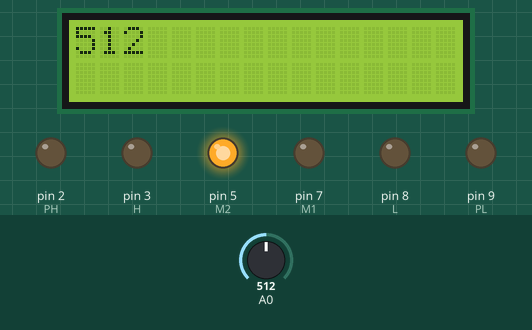
Recording of a sketch running on a simulated Arduino Uno, built with avr-gcc and run on an emulated ATmega328P. Shown: 16×2 character LCD, output pins drawn as LEDs (lit = HIGH). The test bench sets the inputs (shaded band); at power-on: A0 = 512. What the sketch prints to the serial monitor is not drawn.

Above: at 1.2 s.
1.3 s: A0 set to 490
At 2.7 s:
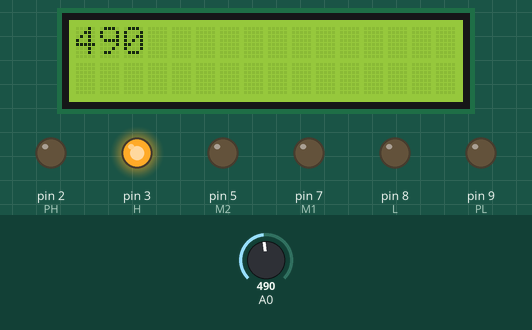
3.0 s: A0 set to 290
At 3.4 s:
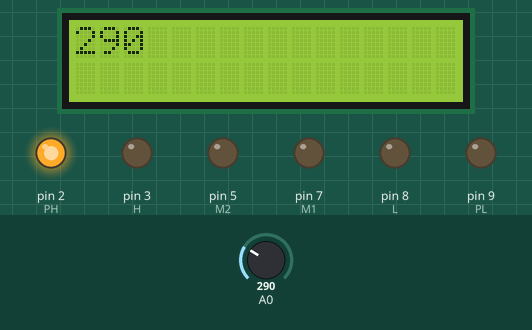
4.6 s: A0 set to 710
At 5.2 s:
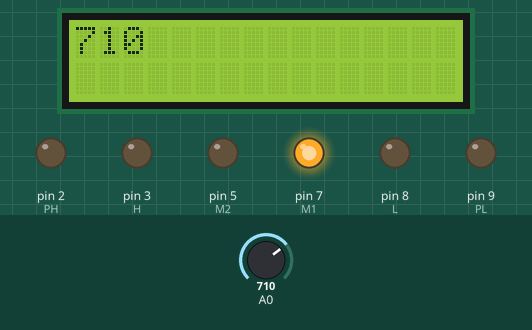
6.1 s: A0 set to 860
At 7.0 s:
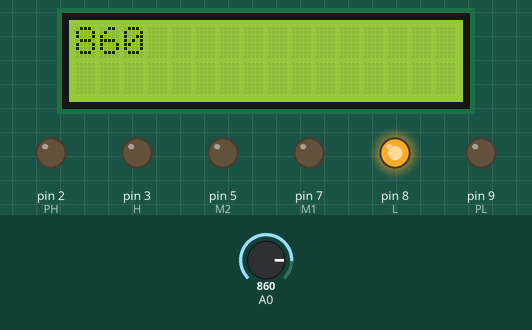
7.6 s: A0 set to 1010
At 8.9 s:
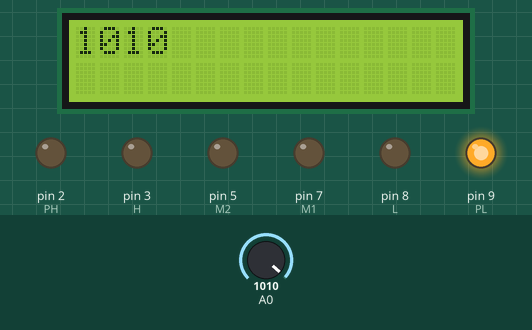
Timing chart, 0 to 10.1 s (numbered marks = the images above; inputs shaded):
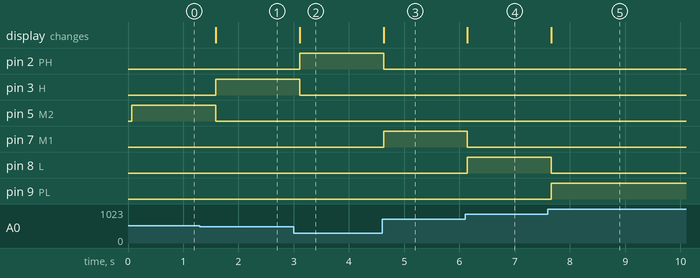

The sketch:

Arduino_firmware.ino
```cpp
//Oxygen studio designed
//include LCD I2C funtion
//support PC test
//using LED

#include <LiquidCrystal_I2C.h>
#include <Wire.h>
#define PL 9
#define L 8
#define M1 7
#define M2 5
#define H 3
#define PH 2
LiquidCrystal_I2C lcd(0x27, 16, 2);

void setup() {
  // put your setup code here, to run once:
  Serial.begin(9600);
  lcd.begin();

  pinMode(L, OUTPUT);
  pinMode(M1, OUTPUT);
  pinMode(M2, OUTPUT);
  pinMode(PH, OUTPUT);
  pinMode(PL, OUTPUT);
  pinMode(H, OUTPUT);
}

void loop() {
  // put your main code here, to run repeatedly:
  int data = 0;
  lcd.clear();

  data = analogRead(A0);//read data
  Serial.println(data);
  lcd.print(data);

  if (data >= 1000)
  {
    digitalWrite(PL, HIGH);
    digitalWrite(L, LOW);
    digitalWrite(M1, LOW);
     digitalWrite(M2, LOW);
    digitalWrite(H, LOW);
    digitalWrite(PH, LOW);
  }
  else if (data < 1000 && data >=850)
  {
    digitalWrite(PL, LOW);
    digitalWrite(L, HIGH);
    digitalWrite(M1, LOW);
    digitalWrite(M2, LOW);
    digitalWrite(H, LOW);
    digitalWrite(PH, LOW);
  }
  else if (data > 700  && data < 850)
  {
    digitalWrite(PL, LOW);
    digitalWrite(L, LOW);
    digitalWrite(M1, HIGH);
    digitalWrite(M2, LOW);
    digitalWrite(H, LOW);
    digitalWrite(PH, LOW);
  }
  else if (data > 500 && data <= 700)
  {
    digitalWrite(PL, LOW);
    digitalWrite(L, LOW);
    digitalWrite(M1, LOW);
    digitalWrite(M2, HIGH);
    digitalWrite(H, LOW);
    digitalWrite(PH, LOW);
  }
  else if (data > 300 && data <= 500)
  {
    digitalWrite(PL, LOW);
    digitalWrite(L, LOW);
    digitalWrite(M1, LOW);
    digitalWrite(M2, LOW);
    digitalWrite(H, HIGH);
    digitalWrite(PH, LOW);
  }
  else if (data > 0 && data <= 300)
  {
    digitalWrite(PL, LOW);
    digitalWrite(L, LOW);
    digitalWrite(M1, LOW);
    digitalWrite(M2, LOW);
    digitalWrite(H, LOW);
    digitalWrite(PH, HIGH);
  }
 delay(500);
}
```

Measured:
- after the input at 1.3 s, pin 3 (H): LOW → HIGH after 0.29 s; pin 5 (M2): HIGH → LOW after 0.29 s; the display: changes after 0.29 s (image 1)
- after the input at 3.0 s, pin 2 (PH): LOW → HIGH after 0.11 s; pin 3 (H): HIGH → LOW after 0.11 s; the display: changes after 0.11 s (image 2)
- after the input at 4.6 s, pin 2 (PH): HIGH → LOW at once; pin 7 (M1): LOW → HIGH at once; the display: changes at once (image 3)
- after the input at 6.1 s, pin 7 (M1): HIGH → LOW at once; pin 8 (L): LOW → HIGH at once; the display: changes at once (image 4)
- after the input at 7.6 s, pin 8 (L): HIGH → LOW after 0.06 s; pin 9 (PL): LOW → HIGH after 0.06 s; the display: changes after 0.06 s (image 5)
